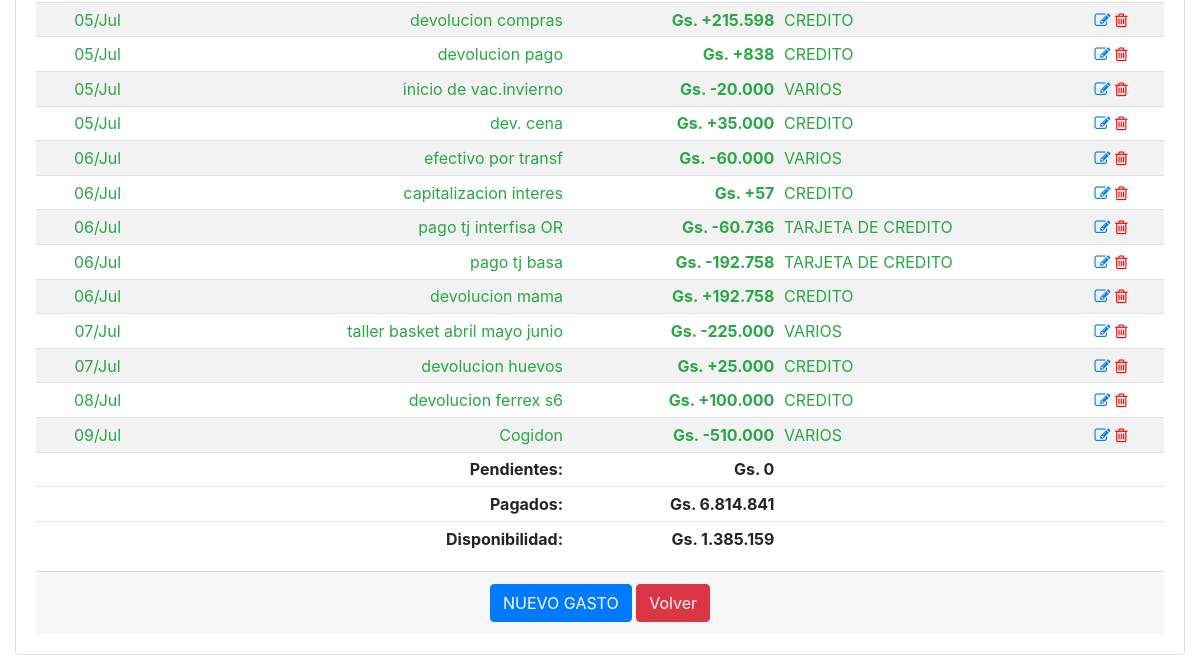
/historico_gastos_detalle/2023-07 (signed in, lower part), run on an earlier commit of the app's database.
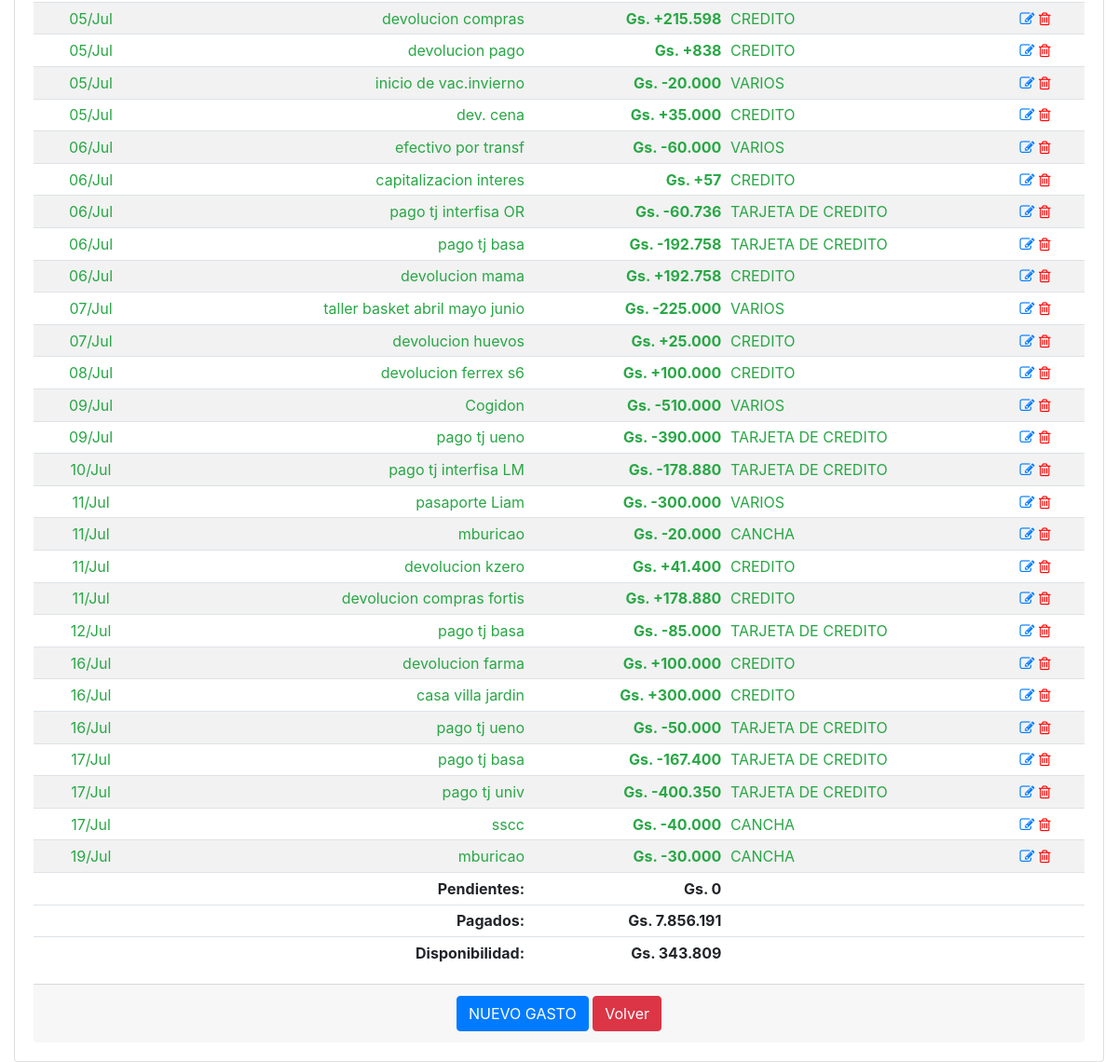
And on a later commit of the database.
### app/models.py (models this page shows, shortened)
class GastosFijos(db.Model):
    __tablename__='gastos_fijos'
    id = db.Column(db.Integer, primary_key=True)
    date = db.Column(db.Date, nullable=False)
    fecha_pagar = db.Column(db.Date, nullable=False)
    descripcion = db.Column(db.String(100), nullable=False)
    monto = db.Column(db.Integer)
    operacion = db.Column(db.Boolean, server_default=u'False')
    pagado = db.Column(db.Boolean, server_default=u'False')
    id_agrupador_gastos = db.Column(db.Integer, db.ForeignKey('agrupador_gastos.id'), nullable=True)
    agrupador_gastos = db.relationship('AgrupadorGastos',backref='agrupador_gastos', foreign_keys=[id_agrupador_gastos])

class AgrupadorGastos(db.Model):
    __tablename__='agrupador_gastos'
    id = db.Column(db.Integer, primary_key=True)
    agrupador = db.Column(db.String(100), nullable=False)

### app/routes.py (the view)
@app.route('/historico_gastos_detalle/<string:periodo>', methods=['GET', 'POST'])
@login_required
def historico_gastos_detalle(periodo):
    gastos = GastosFijos.query.filter(func.strftime("%Y-%m", GastosFijos.fecha_pagar)==periodo).filter(GastosFijos.descripcion!='REFERENCIA').order_by(GastosFijos.fecha_pagar).all()
    if not gastos:
        precarga_deudas(periodo)
        gastos = GastosFijos.query.filter(func.strftime("%Y-%m", GastosFijos.fecha_pagar)==periodo).all()
    deuda = deuda_total(gastos)
    credito, pendientes, pagados = calcular_disponibilidad(periodo)#SALARIO_NETO - deuda
    disponibilidad = credito - pagados
    return render_template('historico_gastos_detalle.html', periodo=periodo, gastos=gastos, deuda=deuda, disponibilidad=disponibilidad, pendientes=pendientes)

### app/models.py (called while the page is built)
@login.user_loader
def load_user(id):
    return User.query.get(int(id))

### app/utilitarios.py (called while the page is built)
def deuda_total(deudas):
    saldo = 0
    for deuda in deudas:
        if deuda.pagado:
            if not deuda.operacion:
                saldo += deuda.monto
            else:
                saldo -= deuda.monto
    return saldo

### app/templates/historico_gastos_detalle.html (shortened to what this page needs)
{% extends "base.html" %}
{% block main %}
<div class="card">
    <div class="card-body">
        <div class="table-responsive">
            <table class="table table-striped table-sm">
                <tbody>
                    {% for gasto in gastos %}
                    <tr class="{{ 'text-success' if gasto.pagado else 'text-danger' }}">
                        <td class="card-text text-center">{{ gasto.fecha_pagar.strftime('%d/%b') }}</td>
                        <td class="card-text text-right">{{ gasto.descripcion }}</td>
                        <td class="card-text text-right"><strong>Gs. {{ "+" if gasto.operacion else "-" }}{{ "{:,.0f}".format(gasto.monto).replace(",", ".") }}</strong></td>
                        <td class="card-text text-left">{{ gasto.agrupador_gastos.agrupador }}</td>
                        <td class="align-self-end">
                            <a href="{{ url_for('modificar_gasto', gasto_id=gasto.id) }}"><i class="fa fa-pencil-square-o"></i></a>
                            <a href="{{ url_for('borrar_gasto', gasto_id=gasto.id) }}" style="color:red"><i class="fa fa-trash-o"></i></a>
                        </td>
                    </tr>
                    {% endfor %}
                </tbody>
                <tfoot>
                    <tr>
                        <td></td>
                        <td class="card-text text-right"><strong>Pendientes:</strong></td>
                        <td class="card-text text-right"><strong>Gs. {{ "{:,.0f}".format(pendientes).replace(",", ".") }}</strong></td>
                        <td></td>
                        <td></td>
                    </tr>
                    <tr>
                        <td></td>
                        <td class="card-text text-right"><strong>Pagados:</strong></td>
                        <td class="card-text text-right"><strong>Gs. {{ "{:,.0f}".format(deuda).replace(",", ".") }}</strong></td>
                        <td></td>
                        <td></td>
                    </tr>
                    <tr>
                        <td></td>
                        <td class="card-text text-right"><strong>Disponibilidad:</strong></td>
                        <td class="card-text text-right"><strong>Gs. {{ "{:,.0f}".format(disponibilidad).replace(",", ".") }}</strong></td>
                        <td></td>
                        <td></td>
                    </tr>
                </tfoot>
            </table>
        </div>
        <div class="card-footer text-muted text-center">
            <a href="{{ url_for('nuevo_gasto') }}" class="btn btn-primary">NUEVO GASTO</a>
            <a href="#" onclick="goBack()" class="btn btn-danger">Volver</a>
        </div>
    </div>
</div>
{% endblock %}

### app/templates/base.html (shortened to what this page needs)
<!doctype html>
<html lang="en">
  <head>
    <link rel="stylesheet" href="https://stackpath.bootstrapcdn.com/bootstrap/4.5.0/css/bootstrap.min.css">
    <link rel="stylesheet" href="https://maxcdn.bootstrapcdn.com/font-awesome/4.4.0/css/font-awesome.min.css">
  </head>
  <body>
    <div class="container-fluid">
    <br>
      <div>
        {% block main %}{% endblock %}
      </div>
    </div>
  </body>
</html>

What changed in the data, as far as the page shows it:
added GastosFijos: fecha_pagar "09/Jul", descripcion "pago tj ueno", operacion "-", monto "390.000", agrupador_gastos.agrupador "TARJETA DE CREDITO"
added GastosFijos: fecha_pagar "10/Jul", descripcion "pago tj interfisa LM", operacion "-", monto "178.880", agrupador_gastos.agrupador "TARJETA DE CREDITO"
added GastosFijos: fecha_pagar "11/Jul", descripcion "pasaporte Liam", operacion "-", monto "300.000", agrupador_gastos.agrupador "VARIOS"
added GastosFijos: fecha_pagar "11/Jul", descripcion "mburicao", operacion "-", monto "20.000", agrupador_gastos.agrupador "CANCHA"
added GastosFijos: fecha_pagar "11/Jul", descripcion "devolucion kzero", operacion "+", monto "41.400", agrupador_gastos.agrupador "CREDITO"
added GastosFijos: fecha_pagar "11/Jul", descripcion "devolucion compras fortis", operacion "+", monto "178.880", agrupador_gastos.agrupador "CREDITO"
added GastosFijos: fecha_pagar "12/Jul", descripcion "pago tj basa", operacion "-", monto "85.000", agrupador_gastos.agrupador "TARJETA DE CREDITO"
added GastosFijos: fecha_pagar "16/Jul", descripcion "devolucion farma", operacion "+", monto "100.000", agrupador_gastos.agrupador "CREDITO"
added GastosFijos: fecha_pagar "16/Jul", descripcion "casa villa jardin", operacion "+", monto "300.000", agrupador_gastos.agrupador "CREDITO"
added GastosFijos: fecha_pagar "16/Jul", descripcion "pago tj ueno", operacion "-", monto "50.000", agrupador_gastos.agrupador "TARJETA DE CREDITO"
added GastosFijos: fecha_pagar "17/Jul", descripcion "pago tj basa", operacion "-", monto "167.400", agrupador_gastos.agrupador "TARJETA DE CREDITO"
added GastosFijos: fecha_pagar "17/Jul", descripcion "pago tj univ", operacion "-", monto "400.350", agrupador_gastos.agrupador "TARJETA DE CREDITO"
added GastosFijos: fecha_pagar "17/Jul", descripcion "sscc", operacion "-", monto "40.000", agrupador_gastos.agrupador "CANCHA"
added GastosFijos: fecha_pagar "19/Jul", descripcion "mburicao", operacion "-", monto "30.000", agrupador_gastos.agrupador "CANCHA"
Also different on the page:
{{ "{:,.0f}".format(deuda).replace(",", ".") }}: "6.814.841" → "7.856.191"
{{ "{:,.0f}".format(disponibilidad).replace(",", ".") }}: "1.385.159" → "343.809"
